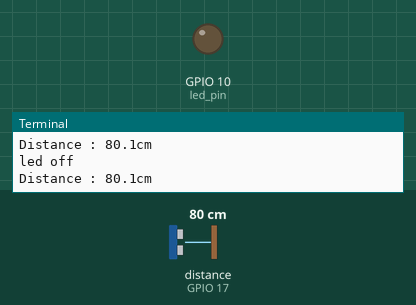
Simulated run of this program. Board: Raspberry Pi (BCM pin numbers). On the bench: output pins drawn as LEDs (lit = HIGH), the last lines printed to the terminal. Inputs (shaded band) come from the test bench; at power-on: distance to the obstacle (sensor on GPIO 17) 80 cm. The echo pulse lasts 58.3 µs per cm; the clock reads 2024-03-15 10:24:30 at power-on unless the program sets it; pins used as bus, display or sensor lines are not drawn.

Above: at 1.2 s.
1.3 s: distance to the obstacle (sensor on GPIO 17) set to 22 cm
2.8 s: distance to the obstacle (sensor on GPIO 17) set to 18 cm
At 3.8 s:
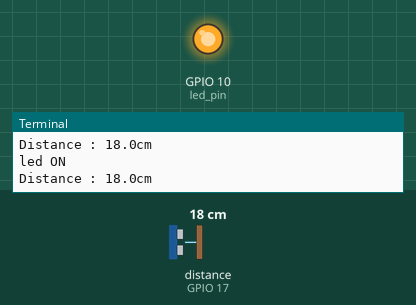
Timing chart, 0 to 5.8 s (numbered marks = the images above; inputs shaded):
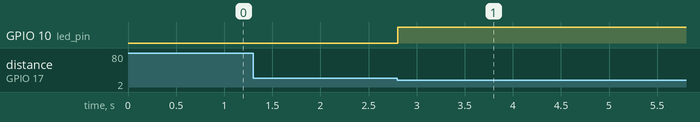

Measured:
- the behaviour switches between 20 and 19 cm on distance to the obstacle (sensor on GPIO 17) (found by bisection; images 0 and 1)
- after the input at 2.8 s, GPIO 10 (led_pin): LOW → HIGH at once

The program:

ultra_sonic_led.py
```python
import RPi.GPIO as GPIO
import time

trigger_pin = 4
echo_pin = 17
led_pin = 10

GPIO.setmode(GPIO.BCM)
GPIO.setup(trigger_pin,GPIO.OUT)
GPIO.setup(echo_pin,GPIO.IN)
GPIO.setup(led_pin,GPIO.OUT)

try:
    while True:
        GPIO.output(trigger_pin,GPIO.HIGH)
        time.sleep(0.00001)
        GPIO.output(trigger_pin,GPIO.LOW)
        while GPIO.input(echo_pin)==0:
            pass
        start = time.time()
        while GPIO.input(echo_pin)==1:
            pass
        stop = time.time()
        d_time = stop-start
        d=17160*d_time
        if d<=20:
            GPIO.output(led_pin,GPIO.HIGH)
            print('led ON')
        else:
            GPIO.output(led_pin,GPIO.LOW)
            print('led off')
        print('Distance : %.1fcm'%d)
        time.sleep(0.1)

finally:
    GPIO.cleanup()
    print('cleanup and exit')
```
